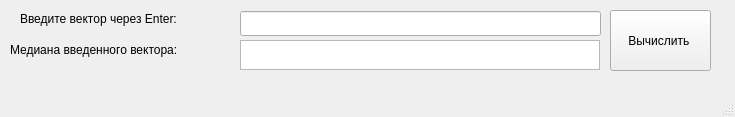
<?xml version="1.0" encoding="UTF-8"?>
<ui version="4.0">
 <class>MainWindow</class>
 <widget class="QMainWindow" name="MainWindow">
  <property name="geometry">
   <rect>
    <x>0</x>
    <y>0</y>
    <width>735</width>
    <height>117</height>
   </rect>
  </property>
  <property name="windowTitle">
   <string>MainWindow</string>
  </property>
  <widget class="QWidget" name="centralwidget">
   <widget class="QLabel" name="label">
    <property name="geometry">
     <rect>
      <x>20</x>
      <y>10</y>
      <width>211</width>
      <height>17</height>
     </rect>
    </property>
    <property name="text">
     <string>Введите вектор через Enter:</string>
    </property>
   </widget>
   <widget class="QLineEdit" name="lineEdit">
    <property name="geometry">
     <rect>
      <x>240</x>
      <y>11</y>
      <width>361</width>
      <height>25</height>
     </rect>
    </property>
   </widget>
   <widget class="QLabel" name="label_2">
    <property name="geometry">
     <rect>
      <x>10</x>
      <y>40</y>
      <width>211</width>
      <height>20</height>
     </rect>
    </property>
    <property name="text">
     <string>Медиана введенного вектора:</string>
    </property>
   </widget>
   <widget class="QPushButton" name="pushButton">
    <property name="geometry">
     <rect>
      <x>610</x>
      <y>10</y>
      <width>101</width>
      <height>61</height>
     </rect>
    </property>
    <property name="text">
     <string>Вычислить </string>
    </property>
   </widget>
   <widget class="QTextEdit" name="textEdit">
    <property name="geometry">
     <rect>
      <x>240</x>
      <y>40</y>
      <width>360</width>
      <height>30</height>
     </rect>
    </property>
   </widget>
  </widget>
  <widget class="QMenuBar" name="menubar">
   <property name="geometry">
    <rect>
     <x>0</x>
     <y>0</y>
     <width>735</width>
     <height>22</height>
    </rect>
   </property>
  </widget>
  <widget class="QStatusBar" name="statusbar"/>
 </widget>
 <resources/>
 <connections/>
</ui>
